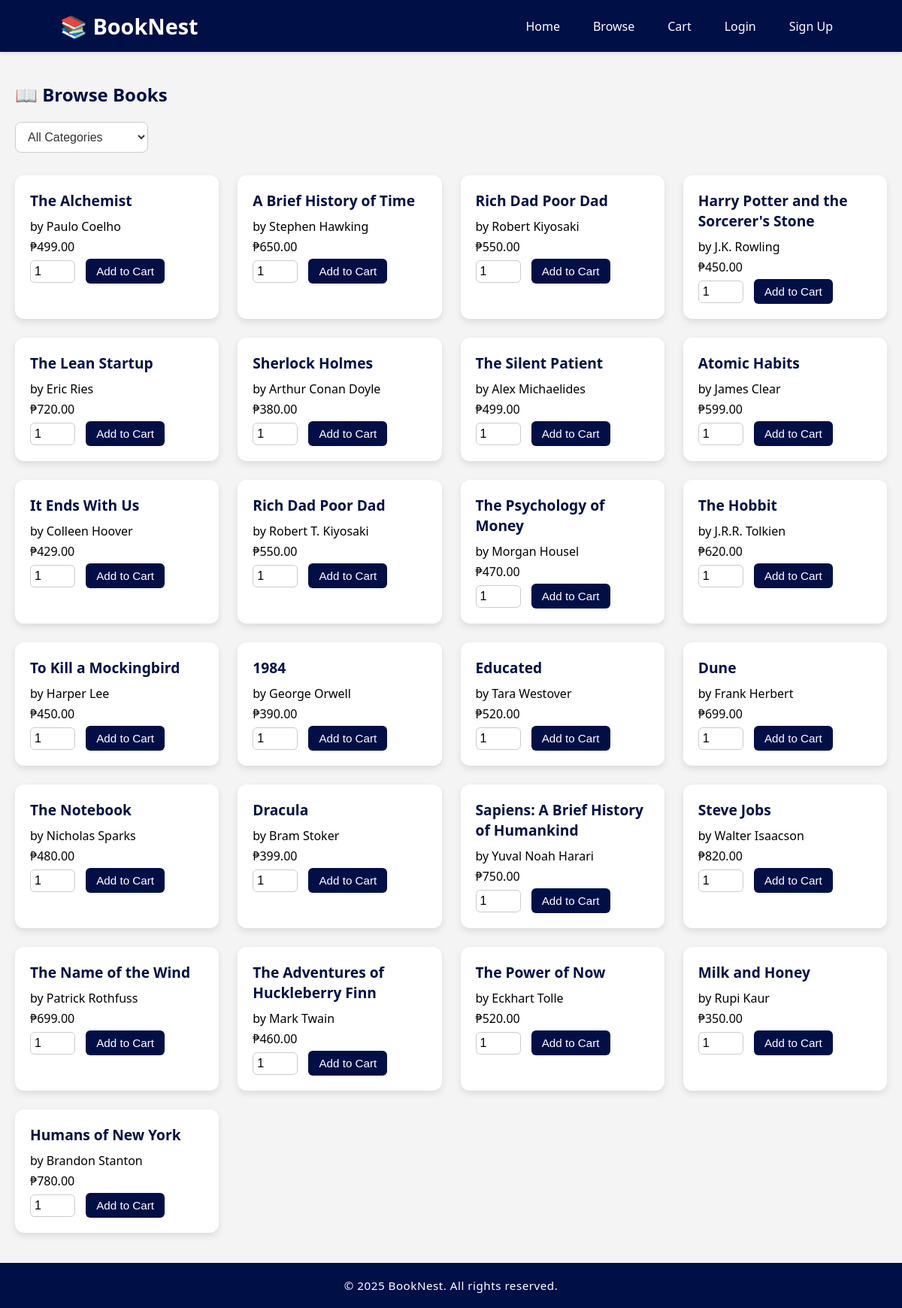
Screenshot of /browse.php with the database file from the repository.
### tables this page shows
CREATE TABLE `books` (
  `book_id` int(11) NOT NULL,
  `title` varchar(255) NOT NULL,
  `author` varchar(255) DEFAULT NULL,
  `price` decimal(10,2) NOT NULL,
  `stock` int(11) DEFAULT 0,
  `category_id` int(11) DEFAULT NULL,
  `is_featured` tinyint(1) DEFAULT 0,
  `is_digital` tinyint(1) DEFAULT 0
);

### browse.php (the view, shortened to what this page needs)
<?php
require_once 'includes/db.php';
include 'includes/header.php';
$category_id = isset($_GET['category']) ? intval($_GET['category']) : 0;
$books_query = $category_id > 0 ?
    $conn->prepare("SELECT * FROM books WHERE category_id = ?") :
    $conn->prepare("SELECT * FROM books");
$books_query->execute();
$books_result = $books_query->get_result();
?>
<div class="container">
    <h2>📖 Browse Books</h2>
    <form method="get" action="">
        <select name="category" onchange="this.form.submit()">
            <option value="0">All Categories</option>
        </select>
    </form>
    <div class="grid">
        <?php while ($book = $books_result->fetch_assoc()): ?>
            <div class="book-card">
                <h4><?php echo $book['title']; ?></h4>
                <p>by <?php echo $book['author']; ?></p>
                <p>₱<?php echo number_format($book['price'], 2); ?></p>
                <form method="post" action="cart.php">
                    <input type="number" name="quantity" value="1" min="1" required>
                    <button type="submit" name="add_to_cart">Add to Cart</button>
                </form>
            </div>
        <?php endwhile; ?>
    </div>
</div>
<?php include 'includes/footer.php'; ?>

### css/header.css (style rules this page uses)
* { margin: 0; padding: 0; box-sizing: border-box; }

### css/browse.css (style rules this page uses)
body { background-color: #f4f4f4; font-family: 'Segoe UI', Tahoma, Geneva, Verdana, sans-serif; }
.container { max-width: 1200px; margin: 40px auto; padding: 0 20px; }
.container h2 { color: #010F47; margin-bottom: 20px; }
form select { padding: 10px 12px; font-size: 1rem; border-radius: 8px; border: 1px solid #ccc; margin-bottom: 30px; background-color: #fff; color: #333; }
.grid { display: grid; grid-template-columns: repeat(auto-fit, minmax(250px, 1fr)); gap: 25px; }
.book-card { background-color: #fff; border-radius: 12px; padding: 20px; box-shadow: 0 4px 10px rgba(0,0,0,0.1); transition: transform 0.2s ease; }
.book-card h4 { font-size: 1.2rem; color: #010F47; margin-bottom: 10px; }
.book-card p { margin: 5px 0; }
.book-card input[type="number"] { width: 60px; padding: 5px; font-size: 1rem; border: 1px solid #ccc; border-radius: 6px; margin-right: 10px; }
.book-card button { background-color: #010F47; color: white; padding: 8px 14px; border: none; border-radius: 6px; cursor: pointer; font-size: 0.95rem; transition: background-color 0.3s ease; }

### rows the page displays
books: title "The Alchemist", author "Paulo Coelho", price "499.00"
books: title "A Brief History of Time", author "Stephen Hawking", price "650.00"
books: title "Rich Dad Poor Dad", author "Robert Kiyosaki", price "550.00"
books: title "Harry Potter and the Sorcerer's Stone", author "J.K. Rowling", price "450.00"
books: title "The Lean Startup", author "Eric Ries", price "720.00"
books: title "Sherlock Holmes", author "Arthur Conan Doyle", price "380.00"
books: title "The Silent Patient", author "Alex Michaelides", price "499.00"
books: title "Atomic Habits", author "James Clear", price "599.00"
books: title "It Ends With Us", author "Colleen Hoover", price "429.00"
books: title "Rich Dad Poor Dad", author "Robert T. Kiyosaki", price "550.00"
books: title "The Psychology of Money", author "Morgan Housel", price "470.00"
books: title "The Hobbit", author "J.R.R. Tolkien", price "620.00"
books: title "To Kill a Mockingbird", author "Harper Lee", price "450.00"
books: title "1984", author "George Orwell", price "390.00"
books: title "Educated", author "Tara Westover", price "520.00"
books: title "Dune", author "Frank Herbert", price "699.00"
books: title "The Notebook", author "Nicholas Sparks", price "480.00"
books: title "Dracula", author "Bram Stoker", price "399.00"
books: title "Sapiens: A Brief History of Humankind", author "Yuval Noah Harari", price "750.00"
books: title "Steve Jobs", author "Walter Isaacson", price "820.00"
books: title "The Name of the Wind", author "Patrick Rothfuss", price "699.00"
books: title "The Adventures of Huckleberry Finn", author "Mark Twain", price "460.00"
books: title "The Power of Now", author "Eckhart Tolle", price "520.00"
books: title "Milk and Honey", author "Rupi Kaur", price "350.00"
books: title "Humans of New York", author "Brandon Stanton", price "780.00"
